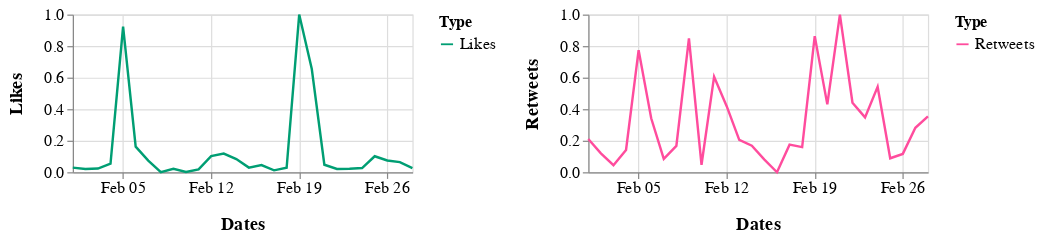

Notebook source saved alongside this figure:
### Markdown cell above
## February 2020

### Code cell
alt.hconcat(c1_feb, c2_feb).configure_axis(
    labelFontSize=13,
    titleFontSize=15,
    titlePadding=15
).configure_legend(
    labelFontSize=13,
    titleFontSize=13
).resolve_scale(
    color='independent'
)

### Figure 1 — Vega-Lite specification as saved in the notebook (floating-point values rounded to 4 significant figures)
{"config": {"view": {"continuousWidth": 400, "continuousHeight": 300}, "axis": {"labelFontSize": 13, "titleFontSize": 15, "titlePadding": 15}, "legend": {"labelFontSize": 13, "titleFontSize": 13}}, "hconcat": [{"data": {"name": "data-8bd3086308b9a53ca83572e23bbc5f51"}, "mark": "line", "encoding": {"color": {"type": "nominal", "field": "Type", "scale": {"range": ["#009E73"]}}, "x": {"type": "temporal", "field": "Dates", "timeUnit": "monthdate", "title": "Dates"}, "y": {"type": "quantitative", "field": "Likes"}}, "height": 130, "width": 280}, {"data": {"name": "data-4a0eeca18c555678d2f36d37f7ce65ee"}, "mark": "line", "encoding": {"color": {"type": "nominal", "field": "Type", "scale": {"range": ["#FF4C9D"]}}, "x": {"type": "temporal", "field": "Dates", "timeUnit": "monthdate", "title": "Dates"}, "y": {"type": "quantitative", "field": "Retweets"}}, "height": 130, "width": 280}], "resolve": {"scale": {"color": "independent"}}, "$schema": "https://vega.github.io/schema/vega-lite/v4.8.1.json", "datasets": {"data-8bd3086308b9a53ca83572e23bbc5f51": [{"Dates": "2020-02-01T00:00:00", "Likes": 0.02917, "Type": "Likes"}, {"Dates": "2020-02-02T00:00:00", "Likes": 0.02091, "Type": "Likes"}, {"Dates": "2020-02-03T00:00:00", "Likes": 0.02365, "Type": "Likes"}, {"Dates": "2020-02-04T00:00:00", "Likes": 0.05499, "Type": "Likes"}, {"Dates": "2020-02-05T00:00:00", "Likes": 0.9237, "Type": "Likes"}, {"Dates": "2020-02-06T00:00:00", "Likes": 0.1622, "Type": "Likes"}, {"Dates": "2020-02-07T00:00:00", "Likes": 0.07408, "Type": "Likes"}, {"Dates": "2020-02-08T00:00:00", "Likes": 0.0, "Type": "Likes"}, {"Dates": "2020-02-09T00:00:00", "Likes": 0.02216, "Type": "Likes"}, {"Dates": "2020-02-10T00:00:00", "Likes": 0.001985, "Type": "Likes"}, {"Dates": "2020-02-11T00:00:00", "Likes": 0.01842, "Type": "Likes"}, {"Dates": "2020-02-12T00:00:00", "Likes": 0.102, "Type": "Likes"}, {"Dates": "2020-02-13T00:00:00", "Likes": 0.1182, "Type": "Likes"}, {"Dates": "2020-02-14T00:00:00", "Likes": 0.08385, "Type": "Likes"}, {"Dates": "2020-02-15T00:00:00", "Likes": 0.02945, "Type": "Likes"}, {"Dates": "2020-02-16T00:00:00", "Likes": 0.04543, "Type": "Likes"}, {"Dates": "2020-02-17T00:00:00", "Likes": 0.01224, "Type": "Likes"}, {"Dates": "2020-02-18T00:00:00", "Likes": 0.02829, "Type": "Likes"}, {"Dates": "2020-02-19T00:00:00", "Likes": 1.0, "Type": "Likes"}, {"Dates": "2020-02-20T00:00:00", "Likes": 0.6547, "Type": "Likes"}, {"Dates": "2020-02-21T00:00:00", "Likes": 0.04757, "Type": "Likes"}, {"Dates": "2020-02-22T00:00:00", "Likes": 0.02111, "Type": "Likes"}, {"Dates": "2020-02-23T00:00:00", "Likes": 0.02241, "Type": "Likes"}, {"Dates": "2020-02-24T00:00:00", "Likes": 0.02669, "Type": "Likes"}, {"Dates": "2020-02-25T00:00:00", "Likes": 0.1014, "Type": "Likes"}, {"Dates": "2020-02-26T00:00:00", "Likes": 0.07488, "Type": "Likes"}, {"Dates": "2020-02-27T00:00:00", "Likes": 0.06433, "Type": "Likes"}, {"Dates": "2020-02-28T00:00:00", "Likes": 0.02631, "Type": "Likes"}], "data-4a0eeca18c555678d2f36d37f7ce65ee": [{"Dates": "2020-02-01T00:00:00", "Retweets": 0.2106, "Type": "Retweets"}, {"Dates": "2020-02-02T00:00:00", "Retweets": 0.1198, "Type": "Retweets"}, {"Dates": "2020-02-03T00:00:00", "Retweets": 0.04456, "Type": "Retweets"}, {"Dates": "2020-02-04T00:00:00", "Retweets": 0.1415, "Type": "Retweets"}, {"Dates": "2020-02-05T00:00:00", "Retweets": 0.7741, "Type": "Retweets"}, {"Dates": "2020-02-06T00:00:00", "Retweets": 0.3424, "Type": "Retweets"}, {"Dates": "2020-02-07T00:00:00", "Retweets": 0.08493, "Type": "Retweets"}, {"Dates": "2020-02-08T00:00:00", "Retweets": 0.1667, "Type": "Retweets"}, {"Dates": "2020-02-09T00:00:00", "Retweets": 0.8486, "Type": "Retweets"}, {"Dates": "2020-02-10T00:00:00", "Retweets": 0.04749, "Type": "Retweets"}, {"Dates": "2020-02-11T00:00:00", "Retweets": 0.6061, "Type": "Retweets"}, {"Dates": "2020-02-12T00:00:00", "Retweets": 0.4189, "Type": "Retweets"}, {"Dates": "2020-02-13T00:00:00", "Retweets": 0.2051, "Type": "Retweets"}, {"Dates": "2020-02-14T00:00:00", "Retweets": 0.1682, "Type": "Retweets"}, {"Dates": "2020-02-15T00:00:00", "Retweets": 0.0801, "Type": "Retweets"}, {"Dates": "2020-02-16T00:00:00", "Retweets": 0.0, "Type": "Retweets"}, {"Dates": "2020-02-17T00:00:00", "Retweets": 0.1748, "Type": "Retweets"}, {"Dates": "2020-02-18T00:00:00", "Retweets": 0.1594, "Type": "Retweets"}, {"Dates": "2020-02-19T00:00:00", "Retweets": 0.8633, "Type": "Retweets"}, {"Dates": "2020-02-20T00:00:00", "Retweets": 0.4302, "Type": "Retweets"}, {"Dates": "2020-02-21T00:00:00", "Retweets": 1.0, "Type": "Retweets"}, {"Dates": "2020-02-22T00:00:00", "Retweets": 0.441, "Type": "Retweets"}, {"Dates": "2020-02-23T00:00:00", "Retweets": 0.3479, "Type": "Retweets"}, {"Dates": "2020-02-24T00:00:00", "Retweets": 0.5414, "Type": "Retweets"}, {"Dates": "2020-02-25T00:00:00", "Retweets": 0.08863, "Type": "Retweets"}, {"Dates": "2020-02-26T00:00:00", "Retweets": 0.1163, "Type": "Retweets"}, {"Dates": "2020-02-27T00:00:00", "Retweets": 0.2819, "Type": "Retweets"}, {"Dates": "2020-02-28T00:00:00", "Retweets": 0.3547, "Type": "Retweets"}]}}
